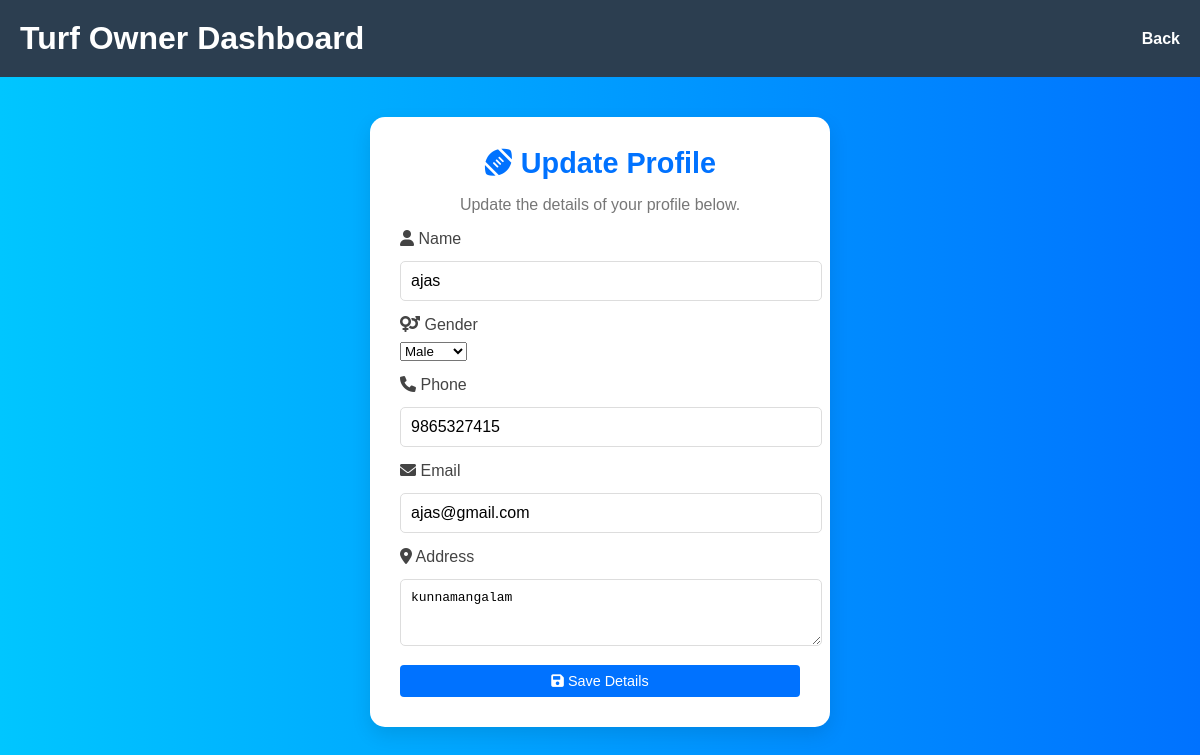
The app's page /turfapp/turf_profile/ (signed in), older data.
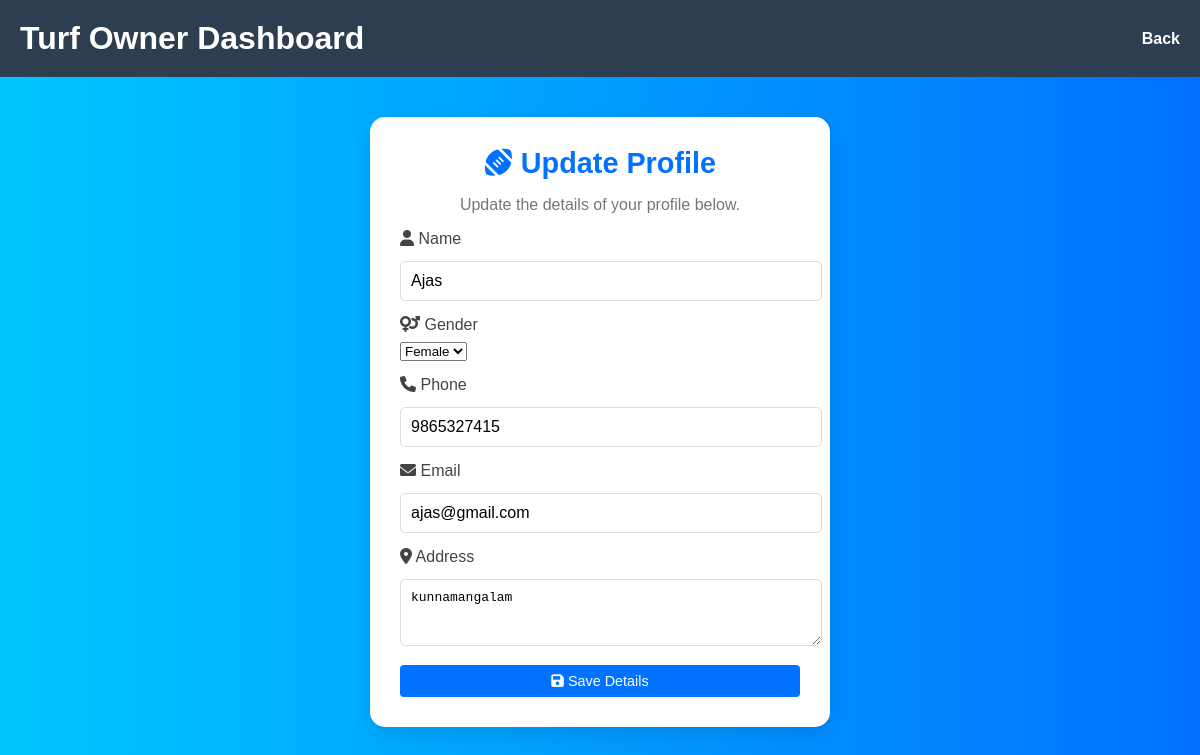
The same page, newer data.
### turfapp/models.py (models this page shows)
class TurfOwner(models.Model):
        STATUS_CHOICES = [
        ('pending', 'Pending'),
        ('approved', 'Approved'),
        ('rejected', 'Rejected'),
    ]
        loginid = models.OneToOneField(Userprofile, on_delete=models.CASCADE, blank=True, null=True)
        name=models.CharField(max_length=250,null=True,blank=True)
        gender=models.CharField(max_length=250,null=True,blank=True)
        phone=models.CharField(max_length=250,null=True,blank=True)
        email=models.EmailField(null=True,blank=True)
        address=models.CharField(max_length=1000,null=True,blank=True)
        status =models.CharField(max_length=50,choices=STATUS_CHOICES,default='pending')
        is_active = models.BooleanField(null=False, blank=True, default=True)
        created_at = models.DateTimeField(auto_now=True)
        updated_at= models.DateTimeField(auto_now=True)

### turfapp/views.py (the view, shortened to what this page needs)
# urls.py: path('turf_profile/',updateProfile.as_view(),name='turf_profile'),
class updateProfile(View):
    def get(self, request):
        login_id = request.session.get("user_id")
        print(login_id)
        obj = TurfOwner.objects.filter(loginid__id=login_id).first()
        return render(request, 'turf/updateturfprofile.html', {'turf': obj})

### templates/turf/updateturfprofile.html (shortened to what this page needs)
{% load static %}
<!DOCTYPE html>
<html lang="en">
<head>
    <link rel="stylesheet" href="{% static 'turfcss/style.css' %}">
    <link rel="stylesheet" href="{% static 'turfcss/turfhome.css' %} ">
    <link rel="stylesheet" href="https://cdnjs.cloudflare.com/ajax/libs/font-awesome/6.0.0/css/all.min.css">
</head>
<body>
    <header class="header">
        <div class="logo">
            <h1>Turf Owner Dashboard</h1>
        </div>
        <nav class="nav">
            <ul>
                <li><a href="{% url 'turfapp:loadturf' %}">Back</a></li>
            </ul>
        </nav>
    </header>
    <div class="container">
        <div class="form-header">
            <h2><i class="fas fa-football-ball"></i> Update Profile</h2>
            <p> Update the details of your profile below.</p>
        </div>
        <form method="post" enctype="multipart/form-data">
            <div class="form-group">
                <label for="name"><i class="fas fa-user"></i> Name</label>
                <input type="text" id="name" name="name" value="{{ turf.name }}" required>
            </div>
            <div class="form-group">
                <label for="gender"><i class="fas fa-venus-mars"></i> Gender</label>
                <select id="gender" name="gender" required>
                    <option value="Female" {% if turf.gender == 'female' %}selected{% endif %}>Female</option>
                    <option value="Male" {% if turf.gender == 'male' %}selected{% endif %}>Male</option>
                </select>
            </div>
            <div class="form-group">
                <label for="phone"><i class="fas fa-phone"></i> Phone</label>
                <input type="text" id="phone" name="phone" value="{{ turf.phone }}" required>
            </div>
            <div class="form-group">
                <label for="email"><i class="fas fa-envelope"></i> Email</label>
                <input type="email" id="email" name="email" value="{{ turf.email }}" required>
            </div>
            <div class="form-group">
                <label for="address"><i class="fas fa-map-marker-alt"></i> Address</label>
                <textarea id="address" name="address" rows="3" required>{{ turf.address }}</textarea>
            </div>
            <button type="submit" class="btn"><i class="fas fa-save"></i> Save Details</button>
        </form>
    </div>
</body>
</html>

Row changes from the older to the newer data that the page shows:
changed TurfOwner "ajas@gmail.com": name "ajas" → "Ajas"; gender "Male" → (not shown)
Text that changed along with them:
form field gender: (not shown) → "Female"
